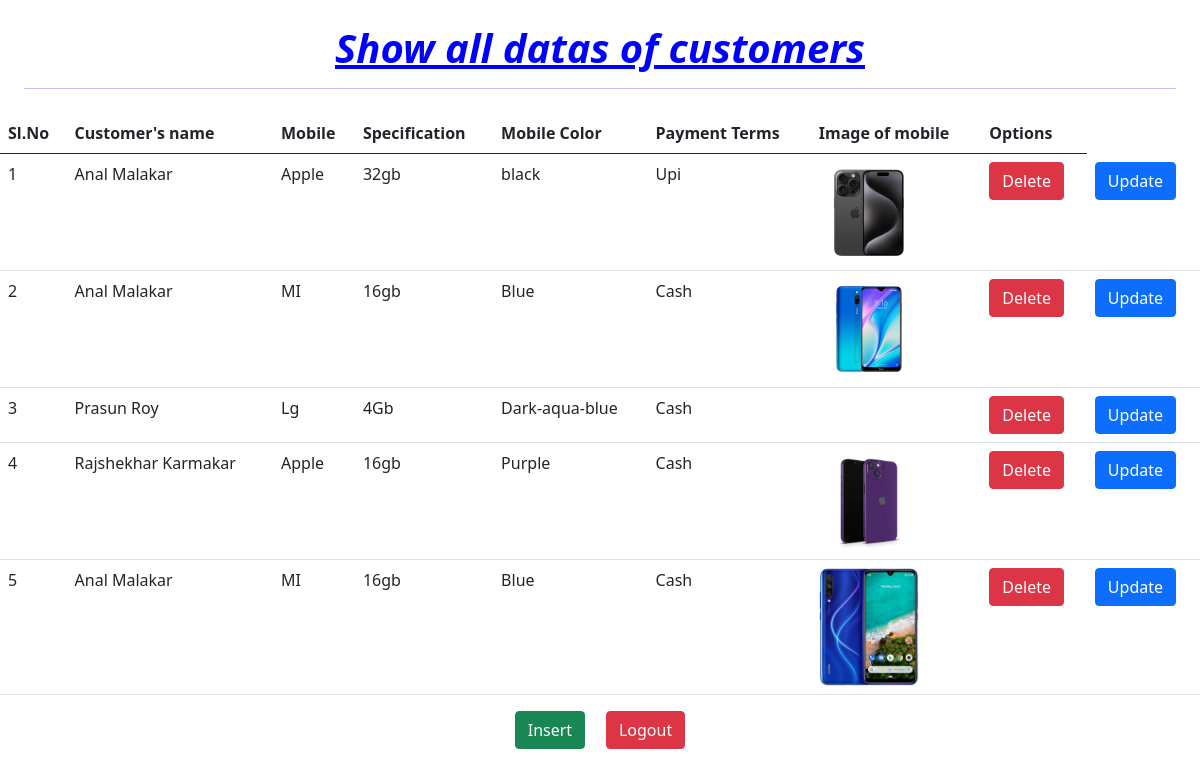
The page /show.php on the database its author committed.
### tables this page shows
CREATE TABLE `std` (
  `c_id` int(10) NOT NULL,
  `name` varchar(255) NOT NULL,
  `mobile` varchar(255) NOT NULL,
  `spec` varchar(255) NOT NULL,
  `color` varchar(255) NOT NULL,
  `pay` varchar(255) NOT NULL,
  `img` varchar(255) NOT NULL
);

### show.php (the view, shortened to what this page needs)
<!DOCTYPE html>
<html lang="en">
<head>
  <link rel="stylesheet" href="https://stackpath.bootstrapcdn.com/bootstrap/5.0.0-alpha1/css/bootstrap.min.css">
</head>
<body>
<h1 class="text-centr m-4" style="color:blue;" align="center"><b><i><u>Show all datas of customers<hr></u></i></b></h1>
<table class="table">
<thread>
    <tr>
        <th>Sl.No</th>
        <th>Customer's name</th>
        <th>Mobile</th>
        <th>Specification</th>
        <th>Mobile Color</th>
        <th>Payment Terms</th>
        <th>Image of mobile</th>
        <th>Options</th>
    </tr>
</thread>
<tbody>
    <?php
        $i=0;
        $con = mysqli_connect("localhost","root","","tasknit");
        $sel="SELECT*FROM std ";
        $rs=$con->query($sel);
        while($row=$rs-> fetch_assoc()){
     ?>
        <tr>
            <td scope="row"> <?php echo ++$i; ?></td>
            <td><?php echo $row['name']; ?></td>
            <td><?php echo $row['mobile']; ?></td>
            <td><?php echo $row['spec']; ?></td>
            <td><?php echo $row['color']; ?></td>
            <td><?php echo $row['pay']; ?></td>
            <td><img style="width: 100px;" src="upload/<?php echo $row['img']; ?>" alt=""></td>
            <td><a class="btn btn-danger" href="del.php?id=<?php echo $row['c_id'];?>" onclick="return confirm('Are you want to delete?');">Delete</a></td>
            <td><a class="btn btn-primary" href="edit.php?id=<?php echo $row['c_id'];?>" onclick="return confirm('Are you want to edit?');">Update</a></td>
         </tr>
       <?php  } ?>
</tbody>
</table>
<center>
    <a class="btn btn-success" href="index.php">Insert</a> &nbsp; &nbsp;
    <a class="btn btn-danger" href="logout.php">Logout</a>
       </center>
</body>
</html>

### show.php (style rules this page uses)
body { background-image: url('https://img.freepik.com/free-vector/blur-pink-blue-abstract-gradient-background-vector_53876-174836.jpg?w=360&t=st=1722079614~exp=1722080214~hmac=e919d894094cbd3d1b1350c7a876cead48045a61ffa8ba0c7c3acd63d94e7a69'); background-size: cover; background-repeat: no-repeat; background-attachment: fixed; }

### rows shown on the page
std: name "Anal Malakar", mobile "Apple", spec "32gb", color "black", pay "Upi", img (picture)
std: name "Anal Malakar", mobile "MI", spec "16gb", color "Blue", pay "Cash", img (picture)
std: name "Prasun Roy", mobile "Lg", spec "4Gb", color "Dark-aqua-blue", pay "Cash"
std: name "Rajshekhar Karmakar", mobile "Apple", spec "16gb", color "Purple", pay "Cash", img (picture)
std: name "Anal Malakar", mobile "MI", spec "16gb", color "Blue", pay "Cash", img (picture)
